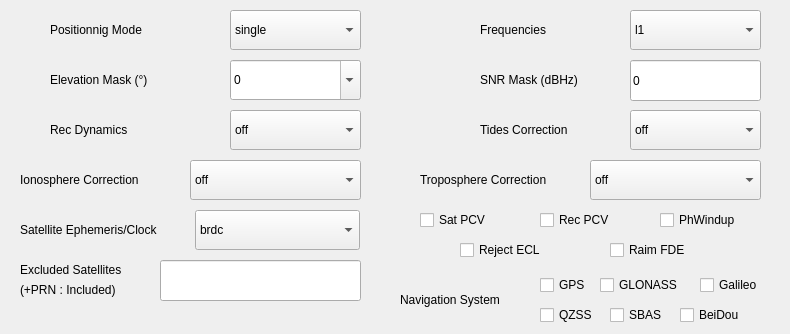
   <widget class="QWidget" name="Setting1Tab">
    <attribute name="title">
     <string>Setting 1</string>
    </attribute>
    <widget class="QComboBox" name="PosmodeBox">
     <property name="geometry">
      <rect>
       <x>230</x>
       <y>10</y>
       <width>131</width>
       <height>40</height>
      </rect>
     </property>
     <property name="editable">
      <bool>false</bool>
     </property>
     <property name="currentIndex">
      <number>0</number>
     </property>
     <property name="frame">
      <bool>true</bool>
     </property>
     <item>
      <property name="text">
       <string>single</string>
      </property>
     </item>
     <item>
      <property name="text">
       <string>dgps</string>
      </property>
     </item>
     <item>
      <property name="text">
       <string>kinematic</string>
      </property>
     </item>
     <item>
      <property name="text">
       <string>static</string>
      </property>
     </item>
     <item>
      <property name="text">
       <string>movingbase</string>
      </property>
     </item>
     <item>
      <property name="text">
       <string>fixed</string>
      </property>
     </item>
     <item>
      <property name="text">
       <string>ppp-kine</string>
      </property>
     </item>
     <item>
      <property name="text">
       <string>ppp-static</string>
      </property>
     </item>
    </widget>
    <widget class="QLabel" name="label">
     <property name="geometry">
      <rect>
       <x>50</x>
       <y>10</y>
       <width>131</width>
       <height>40</height>
      </rect>
     </property>
     <property name="text">
      <string>Positionnig Mode</string>
     </property>
    </widget>
    <widget class="QLabel" name="label_2">
     <property name="enabled">
      <bool>true</bool>
     </property>
     <property name="geometry">
      <rect>
       <x>480</x>
       <y>10</y>
       <width>131</width>
       <height>40</height>
      </rect>
     </property>
     <property name="text">
      <string>Frequencies</string>
     </property>
    </widget>
    <widget class="QComboBox" name="FrequencyBox">
     <property name="enabled">
      <bool>true</bool>
     </property>
     <property name="geometry">
      <rect>
       <x>630</x>
       <y>10</y>
       <width>131</width>
       <height>40</height>
      </rect>
     </property>
     <property name="currentIndex">
      <number>0</number>
     </property>
     <property name="frame">
      <bool>true</bool>
     </property>
     <item>
      <property name="text">
       <string>l1</string>
      </property>
     </item>
     <item>
      <property name="text">
       <string>l1+l2</string>
      </property>
     </item>
     <item>
      <property name="text">
       <string>l1+l2+l5</string>
      </property>
     </item>
    </widget>
    <widget class="QLabel" name="label_3">
     <property name="geometry">
      <rect>
       <x>50</x>
       <y>60</y>
       <width>141</width>
       <height>40</height>
      </rect>
     </property>
     <property name="text">
      <string>Elevation Mask (°)</string>
     </property>
    </widget>
    <widget class="QLabel" name="label_4">
     <property name="geometry">
      <rect>
       <x>480</x>
       <y>60</y>
       <width>141</width>
       <height>40</height>
      </rect>
     </property>
     <property name="text">
      <string>SNR Mask (dBHz)</string>
     </property>
    </widget>
    <widget class="QLabel" name="label_5">
     <property name="geometry">
      <rect>
       <x>50</x>
       <y>110</y>
       <width>141</width>
       <height>40</height>
      </rect>
     </property>
     <property name="text">
      <string>Rec Dynamics</string>
     </property>
    </widget>
    <widget class="QComboBox" name="DynamicsBox">
     <property name="geometry">
      <rect>
       <x>230</x>
       <y>110</y>
       <width>131</width>
       <height>40</height>
      </rect>
     </property>
     <property name="currentIndex">
      <number>0</number>
     </property>
     <property name="frame">
      <bool>true</bool>
     </property>
     <item>
      <property name="text">
       <string>off</string>
      </property>
     </item>
     <item>
      <property name="text">
       <string>on</string>
      </property>
     </item>
    </widget>
    <widget class="QLabel" name="label_6">
     <property name="geometry">
      <rect>
       <x>480</x>
       <y>110</y>
       <width>121</width>
       <height>40</height>
      </rect>
     </property>
     <property name="text">
      <string>Tides Correction</string>
     </property>
    </widget>
    <widget class="QComboBox" name="TidecorrBox">
     <property name="geometry">
      <rect>
       <x>630</x>
       <y>110</y>
       <width>131</width>
       <height>40</height>
      </rect>
     </property>
     <property name="currentIndex">
      <number>0</number>
     </property>
     <property name="frame">
      <bool>true</bool>
     </property>
     <item>
      <property name="text">
       <string>off</string>
      </property>
     </item>
     <item>
      <property name="text">
       <string>on</string>
      </property>
     </item>
    </widget>
    <widget class="QLabel" name="label_7">
     <property name="geometry">
      <rect>
       <x>20</x>
       <y>160</y>
       <width>161</width>
       <height>40</height>
      </rect>
     </property>
     <property name="text">
      <string>Ionosphere Correction</string>
     </property>
    </widget>
    <widget class="QComboBox" name="IonooptBox">
     <property name="geometry">
      <rect>
       <x>190</x>
       <y>160</y>
       <width>171</width>
       <height>40</height>
      </rect>
     </property>
     <property name="currentIndex">
      <number>0</number>
     </property>
     <property name="frame">
      <bool>true</bool>
     </property>
     <item>
      <property name="text">
       <string>off</string>
      </property>
     </item>
     <item>
      <property name="text">
       <string>brdc</string>
      </property>
     </item>
     <item>
      <property name="text">
       <string>sbas</string>
      </property>
     </item>
     <item>
      <property name="text">
       <string>dual-freq</string>
      </property>
     </item>
     <item>
      <property name="text">
       <string>est-stec</string>
      </property>
     </item>
    </widget>
    <widget class="QLabel" name="label_8">
     <property name="geometry">
      <rect>
       <x>420</x>
       <y>160</y>
       <width>171</width>
       <height>40</height>
      </rect>
     </property>
     <property name="text">
      <string>Troposphere Correction</string>
     </property>
    </widget>
    <widget class="QComboBox" name="TropoptBox">
     <property name="geometry">
      <rect>
       <x>590</x>
       <y>160</y>
       <width>171</width>
       <height>40</height>
      </rect>
     </property>
     <property name="currentIndex">
      <number>0</number>
     </property>
     <property name="frame">
      <bool>true</bool>
     </property>
     <item>
      <property name="text">
       <string>off</string>
      </property>
     </item>
     <item>
      <property name="text">
       <string>saas</string>
      </property>
     </item>
     <item>
      <property name="text">
       <string>sbas</string>
      </property>
     </item>
     <item>
      <property name="text">
       <string>est-ztd</string>
      </property>
     </item>
     <item>
      <property name="text">
       <string>est-ztdgrad</string>
      </property>
     </item>
    </widget>
    <widget class="QComboBox" name="SatephBox">
     <property name="geometry">
      <rect>
       <x>195</x>
       <y>210</y>
       <width>165</width>
       <height>40</height>
      </rect>
     </property>
     <property name="currentIndex">
      <number>0</number>
     </property>
     <property name="frame">
      <bool>true</bool>
     </property>
     <item>
      <property name="text">
       <string>brdc</string>
      </property>
     </item>
     <item>
      <property name="text">
       <string>precise</string>
      </property>
     </item>
     <item>
      <property name="text">
       <string>brdc+sbas</string>
      </property>
     </item>
     <item>
      <property name="text">
       <string>brdc+ssrapc</string>
      </property>
     </item>
     <item>
      <property name="text">
       <string>brdc+ssrcom</string>
      </property>
     </item>
    </widget>
    <widget class="QLabel" name="label_9">
     <property name="geometry">
      <rect>
       <x>20</x>
       <y>210</y>
       <width>181</width>
       <height>40</height>
      </rect>
     </property>
     <property name="text">
      <string>Satellite Ephemeris/Clock</string>
     </property>
    </widget>
    <widget class="QCheckBox" name="Posopt1CheckBox">
     <property name="geometry">
      <rect>
       <x>420</x>
       <y>205</y>
       <width>97</width>
       <height>30</height>
      </rect>
     </property>
     <property name="text">
      <string>Sat PCV</string>
     </property>
    </widget>
    <widget class="QCheckBox" name="Posopt2CheckBox">
     <property name="geometry">
      <rect>
       <x>540</x>
       <y>205</y>
       <width>91</width>
       <height>30</height>
      </rect>
     </property>
     <property name="text">
      <string>Rec PCV</string>
     </property>
    </widget>
    <widget class="QCheckBox" name="Posopt3CheckBox">
     <property name="geometry">
      <rect>
       <x>660</x>
       <y>205</y>
       <width>101</width>
       <height>30</height>
      </rect>
     </property>
     <property name="text">
      <string>PhWindup</string>
     </property>
    </widget>
    <widget class="QCheckBox" name="Posopt4CheckBox">
     <property name="geometry">
      <rect>
       <x>460</x>
       <y>235</y>
       <width>97</width>
       <height>30</height>
      </rect>
     </property>
     <property name="text">
      <string>Reject ECL</string>
     </property>
     <property name="checkable">
      <bool>true</bool>
     </property>
     <property name="checked">
      <bool>false</bool>
     </property>
    </widget>
    <widget class="QCheckBox" name="Posopt5CheckBox">
     <property name="geometry">
      <rect>
       <x>610</x>
       <y>235</y>
       <width>97</width>
       <height>30</height>
      </rect>
     </property>
     <property name="text">
      <string>Raim FDE</string>
     </property>
    </widget>
    <widget class="QLabel" name="label_10">
     <property name="geometry">
      <rect>
       <x>20</x>
       <y>260</y>
       <width>141</width>
       <height>20</height>
      </rect>
     </property>
     <property name="text">
      <string>Excluded Satellites</string>
     </property>
    </widget>
    <widget class="QLabel" name="label_11">
     <property name="geometry">
      <rect>
       <x>20</x>
       <y>280</y>
       <width>141</width>
       <height>20</height>
      </rect>
     </property>
     <property name="text">
      <string>(+PRN : Included)</string>
     </property>
    </widget>
    <widget class="QLabel" name="label_12">
     <property name="geometry">
      <rect>
       <x>400</x>
       <y>280</y>
       <width>131</width>
       <height>40</height>
      </rect>
     </property>
     <property name="text">
      <string>Navigation System</string>
     </property>
    </widget>
    <widget class="QCheckBox" name="NavsysGPSCheckBox">
     <property name="geometry">
      <rect>
       <x>540</x>
       <y>275</y>
       <width>61</width>
       <height>20</height>
      </rect>
     </property>
     <property name="text">
      <string>GPS</string>
     </property>
    </widget>
    <widget class="QCheckBox" name="NavsysGLONASSCheckBox">
     <property name="geometry">
      <rect>
       <x>600</x>
       <y>275</y>
       <width>97</width>
       <height>20</height>
      </rect>
     </property>
     <property name="text">
      <string>GLONASS</string>
     </property>
    </widget>
    <widget class="QCheckBox" name="NavsysGalileoCheckBox">
     <property name="geometry">
      <rect>
       <x>700</x>
       <y>275</y>
       <width>81</width>
       <height>20</height>
      </rect>
     </property>
     <property name="text">
      <string>Galileo</string>
     </property>
    </widget>
    <widget class="QCheckBox" name="NavsysSBASCheckBox">
     <property name="geometry">
      <rect>
       <x>610</x>
       <y>305</y>
       <width>61</width>
       <height>20</height>
      </rect>
     </property>
     <property name="text">
      <string>SBAS</string>
     </property>
    </widget>
    <widget class="QCheckBox" name="NavsysBeiDouCheckBox">
     <property name="geometry">
      <rect>
       <x>680</x>
       <y>305</y>
       <width>81</width>
       <height>20</height>
      </rect>
     </property>
     <property name="text">
      <string>BeiDou</string>
     </property>
    </widget>
    <widget class="QCheckBox" name="NavsysQZSSCheckBox">
     <property name="geometry">
      <rect>
       <x>540</x>
       <y>305</y>
       <width>61</width>
       <height>20</height>
      </rect>
     </property>
     <property name="text">
      <string>QZSS</string>
     </property>
    </widget>
    <widget class="MyComboBox" name="ElmaskBox">
     <property name="geometry">
      <rect>
       <x>230</x>
       <y>60</y>
       <width>131</width>
       <height>40</height>
      </rect>
     </property>
     <property name="editable">
      <bool>true</bool>
     </property>
     <property name="currentIndex">
      <number>0</number>
     </property>
     <property name="frame">
      <bool>true</bool>
     </property>
     <item>
      <property name="text">
       <string>0</string>
      </property>
     </item>
     <item>
      <property name="text">
       <string>5</string>
      </property>
     </item>
     <item>
      <property name="text">
       <string>10</string>
      </property>
     </item>
     <item>
      <property name="text">
       <string>15</string>
      </property>
     </item>
     <item>
      <property name="text">
       <string>20</string>
      </property>
     </item>
     <item>
      <property name="text">
       <string>25</string>
      </property>
     </item>
     <item>
      <property name="text">
       <string>30</string>
      </property>
     </item>
     <item>
      <property name="text">
       <string>35</string>
      </property>
     </item>
     <item>
      <property name="text">
       <string>40</string>
      </property>
     </item>
     <item>
      <property name="text">
       <string>45</string>
      </property>
     </item>
     <item>
      <property name="text">
       <string>50</string>
      </property>
     </item>
     <item>
      <property name="text">
       <string>55</string>
      </property>
     </item>
     <item>
      <property name="text">
       <string>60</string>
      </property>
     </item>
    </widget>
    <widget class="MyLineEdit" name="SnrmaskLine">
     <property name="geometry">
      <rect>
       <x>630</x>
       <y>60</y>
       <width>131</width>
       <height>41</height>
      </rect>
     </property>
     <property name="text">
      <string>0</string>
     </property>
    </widget>
    <widget class="MyLineEdit" name="ExclsatsLine">
     <property name="geometry">
      <rect>
       <x>160</x>
       <y>260</y>
       <width>201</width>
       <height>41</height>
      </rect>
     </property>
    </widget>
   </widget>
